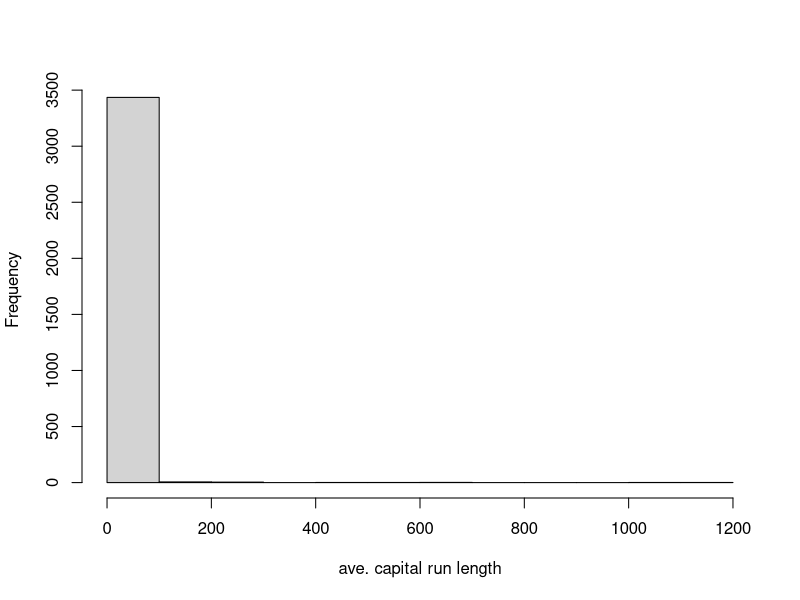
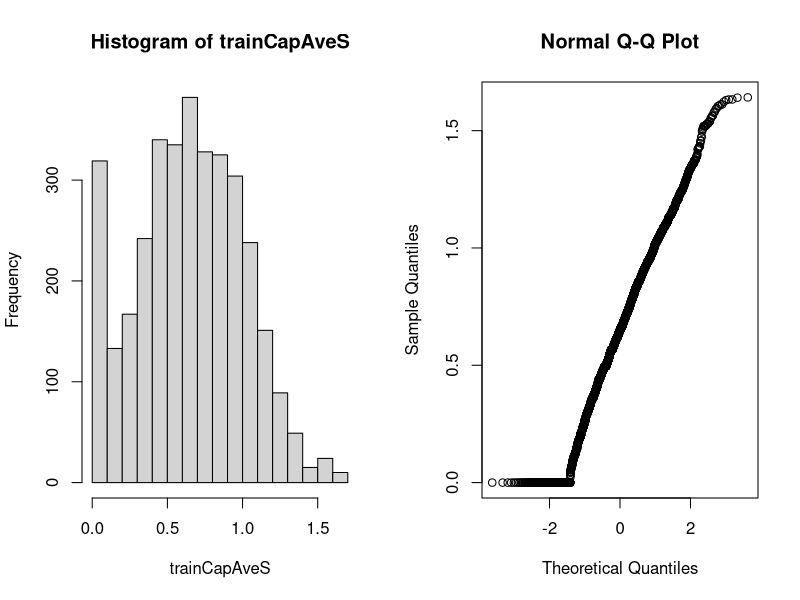

Write the R code that produced these figures, in order.
# processing predictor variables (useful for model-based approaches than ?)
# warning preprocessing is useful for continuous variables and does not work well for factor variables

library(caret)
library(kernlab)

data(spam)       # load the spam dataset

inTrain <- createDataPartition(y=spam$type, p=0.75, list=FALSE)
training <- spam[inTrain, ]
testing <- spam[-inTrain, ]

# the variable how many capital we see in a row (letter of an email)
hist(training$capitalAve, main="", xlab="ave. capital run length")
# most of the emails has few capital letter
mean(training$capitalAve)
sd(training$capitalAve) # highly variable!!

# Need for preprocess the dataset so that the prediction algorithm don't get wrong by the high variability nature of the variables

# Standardizing
trainCapAve <- training$capitalAve
trainCapAveS <- (trainCapAve - mean(trainCapAve)) / sd(trainCapAve)
# After reducint the variability, the mean and standard deriviation become
mean(trainCapAveS)
sd(trainCapAveS)

# Standardizing - test set
# keep in mind when applying the model on the test set, we should use mean and sd of the test set
testCapAve <- testing$capitalAve
testCapAveS <- (testCapAve - mean(testCapAve)) / sd(testCapAve)
mean(testCapAveS)
sd(testCapAveS)

# Can use preProcess function to do the pre-processing for us by 
# Here we pass all variables except the last one (i.e. 58) which is the outcome, and ask for centring and scalling them all
preObj <- preProcess(training[,-58], method=c("center", "scale"))

trainCapAveS <- predict(preObj, training[,-58])$capitalAve
mean(trainCapAveS)
sd(trainCapAveS)

# then apply pre-process to the testing set with the same object
testCapAveS <- predict(preObj, testing[, -58])$capitalAve
mean(testCapAveS)
sd(testCapAveS)

# can also pass the pre-processing options directly to the train function
set.seed(32343)
modelFit <- train(type ~., data=training, preProcess=c("center", "scale"), method="glm")
modelFit

# Others transformation techniques can be used to solve problems that centering and scaling cannot solve
# Standardizing - Box-Cox transforms continous data and make them look like normal data by maximum likelihood
preObj <- preProcess(training[,-58], method=c("BoxCox"))
trainCapAveS <- predict(preObj, training[, -58])$capitalAve
par(mfrow=c(1,2))
hist(trainCapAveS)
qqnorm(trainCapAveS) # in the Q-Q plot we can see the problem with some points near to -2 and 2 and the line is not perfect

# Standardizing - Imputing data using KNN-Impute
# Missing values in the dataset are not well handled by prediction models
set.seed(13343)

# Make some values NA using a randomly selected indices
training$capAve <- training$capitalAve
selectNA <- rbinom(dim(training)[1], size=1, prob=0.05)==1
training$capAve[selectNA] <- NA

# Impute and standardize
# KNN-Impute looks to the K (e.g. 10) nearest values to a missing value and average the values then impute them at that position
install.packages("RANN")
library("RANN")
preObj <- preProcess(training[, -58], method="knnImpute")
capAve <- predict(preObj, training[, -58])$capAve

# Standardize true values
capAveTruth <- training$capitalAve
capAveTruth <- (capAveTruth - mean(capAveTruth)) / sd(capAveTruth)

# We can compare between the actual values (before removing them) and the imputted values, the imputation works well if they are close
# An overall comparison
quantile(capAve - capAveTruth)

# compare only concerned values (i.e. the one selected for imputation)
quantile((capAve - capAveTruth)[selectNA])

# compare all but the selected values for imputation
# values from both distributions are even closer (i.e. smaller difference)
quantile((capAve - capAveTruth)[!selectNA])

# Further information
# Preprocessing with Caret:
#   - http://caret.r-forge.r-project.org/preprocess.html
